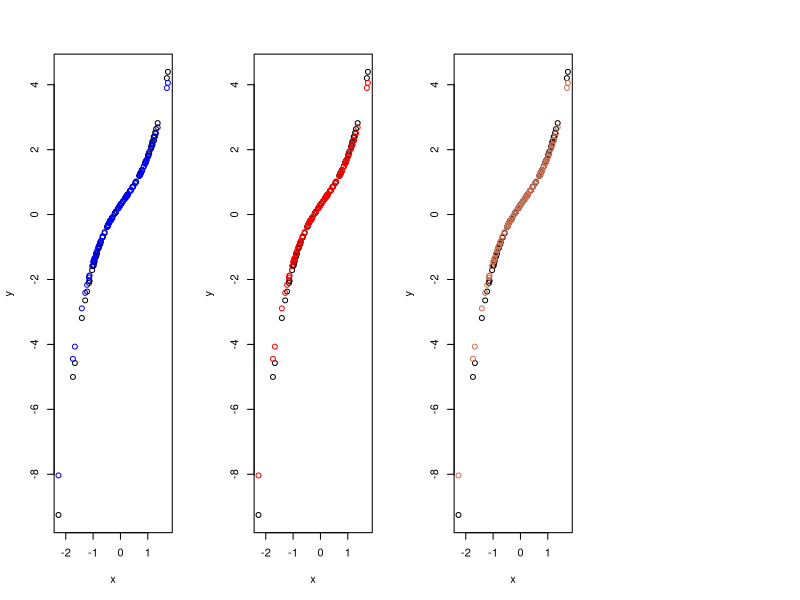
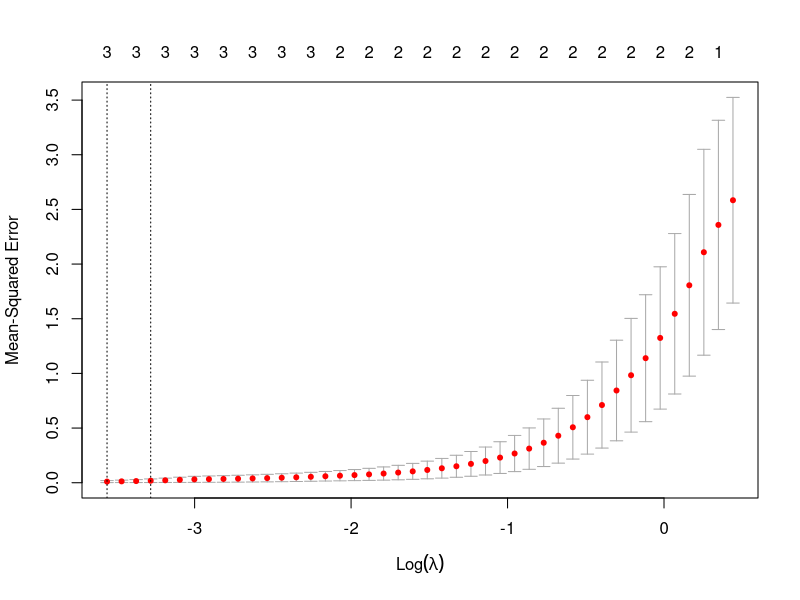
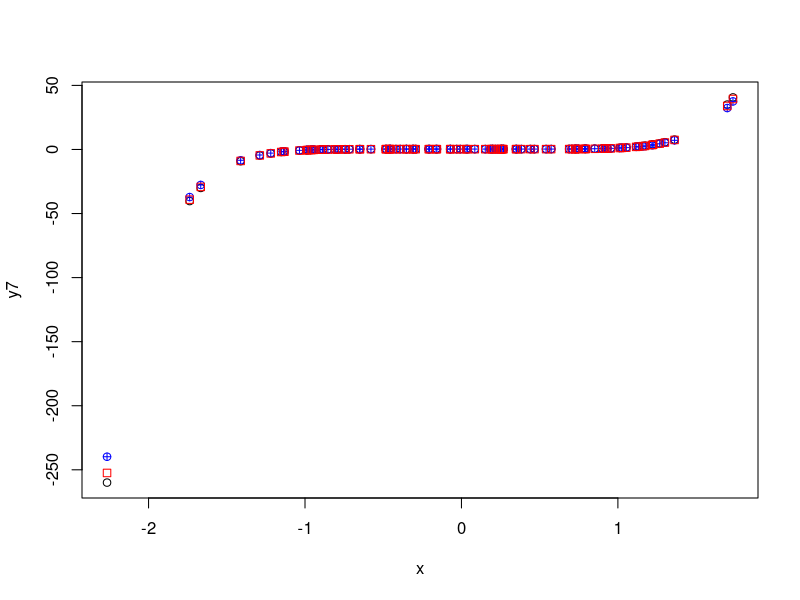

Generate these figures, in order, with R:
library(leaps)
set.seed(3)
n=100
x = rnorm(n,0,1)  
e = rnorm(n,0,0.01)
B0 = 0.3
B1 = 1.2
B2 = -0.2
B3 = 0.5
y = B0 + B1*(x) + B2* (x^2) + B3* (x^3) + e
b1x = B1*x
b2x = B2*(x^2)
b3x = B3*(x^3)
par(mfrow=c(1,4))
#plot(x,y)

#fr = data.frame(y,b1x,b2x,b3x)
fr = data.frame(y,x,x^2,x^3,x^4,x^5,x^6,x^7,x^8,x^9,x^10)

#regfit.full = regsubsets(y~.,fr)
#res = summary(regfit.full)

#seems like using 3 variables is most accurate
y.fit = regsubsets(y~poly(x,10,raw=T),data=fr,nvmax=10)
res = summary(y.fit)
c = coef(y.fit,10)

#yres = c[1] + c[2]*(x) + c[3]*(x^2) + c[4]*(x^3)
#lines(x,yres,type='p',pch=4,col='blue')

#to get best fit
a1 = which.min(res$cp)
a2 = which.min(res$bic)
a3 = which.max(res$adjr2)
#best model is 4

#y.app = c[1] + c[2]*x + c[3]*(x^2) + c[4]*(x^3) + c[5]*(x^4) +c[6]*(x^5) + c[7]*(x^6)
y.app = c[1] + c[2]*x + c[3]*(x^2) + c[4]*(x^3) 
plot(x,y)
lines(x,y.app,type='p',pch=1,col='blue')

#now try forward step selection

y.fit.fwd = regsubsets(y~poly(x,10,raw=T),data=fr,nvmax=10,method="forward")

res.fwd = summary(y.fit.fwd)
c.fwd = coef(y.fit.fwd,10)

a1.fwd = which.min(res.fwd$cp)
a2.fwd = which.min(res.fwd$bic)
a3.fwd = which.max(res.fwd$adjr2)


y.app.fwd = c.fwd[1] + c.fwd[2]*x + c.fwd[3]*(x^2) + c.fwd[4]*(x^3) 

plot(x,y)
lines(x,y.app.fwd,type='p',pch=1,col='red')

#now try backward

y.fit.bck = regsubsets(y~poly(x,10,raw=T),data=fr,nvmax=10,method="backward")

res.bck = summary(y.fit.bck)
c.bck = coef(y.fit.bck,10)

a1.bck = which.min(res.bck$cp)
a2.bck = which.min(res.bck$bic)
a3.bck = which.max(res.bck$adjr2)


y.app.bck = c.bck[1] + c.bck[2]*x + c.bck[3]*(x^2) + c.bck[4]*(x^3) 

plot(x,y)
lines(x,y.app.bck,type='p',pch=1,col="salmon3")


#now fit a lasso
library(glmnet)
train = sample(1:length(x), length(x)/2)
test =(-train)
y.test=y[test]
xdat = model.matrix(y~.,fr)[,-1]
#xdat = fr[,-1]
grid = 10^seq(10,-2,length = n)
lasso.mod= glmnet(xdat[train,],y[train],alpha=1,lambda=grid)

#now use cross validation
set.seed(4)
cv.out = cv.glmnet(xdat[train,],y[train],alpha=1)

par(mfrow=c(1,1))
plot(cv.out)
bestlam = cv.out$lambda.min
lasso.pred = predict(lasso.mod,s=bestlam,newx = xdat[test,])
mean.lasso = mean((lasso.pred-y.test)^2)

out.lasso = glmnet(xdat,y,alpha=1,lambda=grid)
lasso.coef = predict(out.lasso,type="coefficients",s=bestlam)[1:11,]

#now generate a response for y = B0 + B7*X^7 + e
B7 = 0.85
y7 = B0 + B7*(x^7) + e
#use best subset
fr7 = data.frame(y7,fr[,-1])
par(mfrow=c(1,1))
plot(x,y7)
#seems like using 3 variables is most accurate
y.fit7 = regsubsets(y7~poly(x,10,raw=T),data=fr7,nvmax=10)
res7 = summary(y.fit7)
c7 = coef(y.fit7,10)
#get best fit
#to get best fit
a17 = which.min(res7$cp)
a27 = which.min(res7$bic)
a37 = which.max(res7$adjr2)
#
y7_approx = c7[1] + c7[8]*x^7

lines(x,y7_approx,type='p',pch=10,col='blue')
#test mean sqr error (note data should be split into train and test really)
mean.7 = mean((y7_approx - y7)^2)

#now use lasso
xdat7 = model.matrix(y7~.,fr7)[,-1]
lasso.mod7 = glmnet(xdat7,y7,alpha=1,lambda=grid)
cv.out7 = cv.glmnet(xdat7,y7,alpha=1)
bestlam7 = cv.out7$lambda.min
lasso7.coef = predict(lasso.mod7,type="coefficients",s=bestlam7)[1:11,]
y7_lasso_approx = lasso7.coef[1] + lasso7.coef[8]*x^7

mean.lasso.7 = mean((y7_lasso_approx - y7)^2)

lines(x,y7_lasso_approx,type='p',pch=0,col='red')
